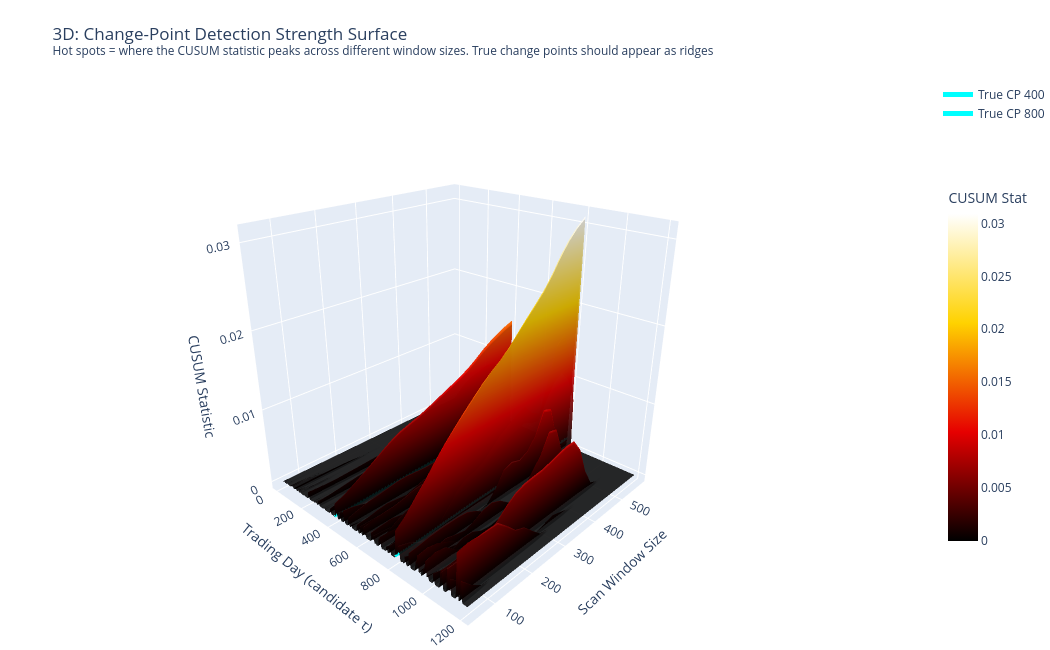

Notebook source saved alongside this figure:
### Markdown cell above
### 7.6 Interactive 3D — Change-Point Detection Strength

For each candidate split point $\tau$ and window size, we compute the offline CUSUM statistic. The resulting surface peaks sharply at the true change points, showing where the data "wants" to split most strongly.

### Code cell
# ── 7.6 Plotly 3D: Change-point detection strength across the series ──────────
# For each candidate split point τ, compute CUSUM statistic on the sub-series
# Shows where the data "wants" to split most strongly

n_bs = len(log_rets)
sq_rets_full = log_rets**2

# Scan: for window sizes from 50 to full series, find CUSUM stat at each τ
win_sizes = np.arange(50, min(n_bs, 600), 25)
stat_surface = np.zeros((len(win_sizes), n_bs))

for i, ws in enumerate(win_sizes):
    for start in range(0, n_bs - ws, 20):
        segment = sq_rets_full[start:start + ws]
        stat_val, cp_idx = cusum_stat(segment)
        global_cp = start + cp_idx
        if global_cp < n_bs:
            stat_surface[i, global_cp] = max(stat_surface[i, global_cp], stat_val)

# Smooth for visualisation
from scipy.ndimage import gaussian_filter
stat_smooth = gaussian_filter(stat_surface, sigma=[1, 3])

T_bs, W_bs = np.meshgrid(np.arange(n_bs), win_sizes)

fig = go.Figure(go.Surface(
    x=T_bs, y=W_bs, z=stat_smooth,
    colorscale='Hot',
    colorbar=dict(title='CUSUM Stat', len=0.65),
    hovertemplate='Day=%{x}<br>Window=%{y}<br>Stat=%{z:.2f}<extra></extra>',
    opacity=0.9,
))
for cp in chg_pts:
    fig.add_trace(go.Scatter3d(
        x=[cp]*len(win_sizes), y=win_sizes,
        z=stat_smooth[:, cp],
        mode='lines', line=dict(color='cyan', width=5),
        name=f'True CP {cp}',
    ))
fig.update_layout(
    title='3D: Change-Point Detection Strength Surface<br>'
          '<sup>Hot spots = where the CUSUM statistic peaks across different window sizes. '
          'True change points should appear as ridges</sup>',
    scene=dict(
        xaxis_title='Trading Day (candidate τ)',
        yaxis_title='Scan Window Size',
        zaxis_title='CUSUM Statistic',
        camera=dict(eye=dict(x=1.5, y=-1.6, z=1.0)),
    ),
    height=650, width=1050, margin=dict(l=0, r=0, t=80, b=0),
)
fig.show()

### Figure 1 — Plotly figure (JSON) as saved in the notebook; plotly's stock layout.template omitted (floating-point values rounded to 4 significant figures; data arrays with more than 128 entries replaced by an {"elided": "..."} marker saying what was removed)
{"data": [{"colorbar": {"len": 0.65, "title": {"text": "CUSUM Stat"}}, "colorscale": [[0, "rgb(0,0,0)"], [0.3333, "rgb(230,0,0)"], [0.6667, "rgb(255,210,0)"], [1, "rgb(255,255,255)"]], "hovertemplate": "Day=%{x}<br>Window=%{y}<br>Stat=%{z:.2f}<extra></extra>", "opacity": 0.9, "type": "surface", "x": {"elided": "22x1200 int values"}, "y": {"elided": "22x1200 int values"}, "z": {"elided": "22x1200 float values"}}, {"line": {"color": "cyan", "width": 5}, "mode": "lines", "name": "True CP 400", "type": "scatter3d", "x": [400, 400, 400, 400, 400, 400, 400, 400, 400, 400, 400, 400, 400, 400, 400, 400, 400, 400, 400, 400, 400, 400], "y": [50, 75, 100, 125, 150, 175, 200, 225, 250, 275, 300, 325, 350, 375, 400, 425, 450, 475, 500, 525, 550, 575], "z": [7.35e-06, 9.419e-06, 1.246e-05, 1.756e-05, 3.048e-05, 5.121e-05, 6.835e-05, 7.783e-05, 8.213e-05, 8.491e-05, 8.883e-05, 9.39e-05, 0.0001011, 0.0001128, 0.0001279, 0.000142, 0.0001515, 0.0001589, 0.0001655, 0.0001655, 0.0001433, 0.0001045]}, {"line": {"color": "cyan", "width": 5}, "mode": "lines", "name": "True CP 800", "type": "scatter3d", "x": [800, 800, 800, 800, 800, 800, 800, 800, 800, 800, 800, 800, 800, 800, 800, 800, 800, 800, 800, 800, 800, 800], "y": [50, 75, 100, 125, 150, 175, 200, 225, 250, 275, 300, 325, 350, 375, 400, 425, 450, 475, 500, 525, 550, 575], "z": [0.0001935, 0.0002157, 0.0002465, 0.0002905, 0.0003564, 0.0004215, 0.0004854, 0.0005433, 0.00058, 0.0006026, 0.0006197, 0.0006495, 0.0007041, 0.0007678, 0.0008228, 0.0008757, 0.0009315, 0.001001, 0.001083, 0.001138, 0.001176, 0.001215]}], "layout": {"height": 650, "margin": {"b": 0, "l": 0, "r": 0, "t": 80}, "scene": {"camera": {"eye": {"x": 1.5, "y": -1.6, "z": 1}}, "xaxis": {"title": {"text": "Trading Day (candidate τ)"}}, "yaxis": {"title": {"text": "Scan Window Size"}}, "zaxis": {"title": {"text": "CUSUM Statistic"}}}, "title": {"text": "3D: Change-Point Detection Strength Surface<br><sup>Hot spots = where the CUSUM statistic peaks across different window sizes. True change points should appear as ridges</sup>"}, "width": 1050}}
